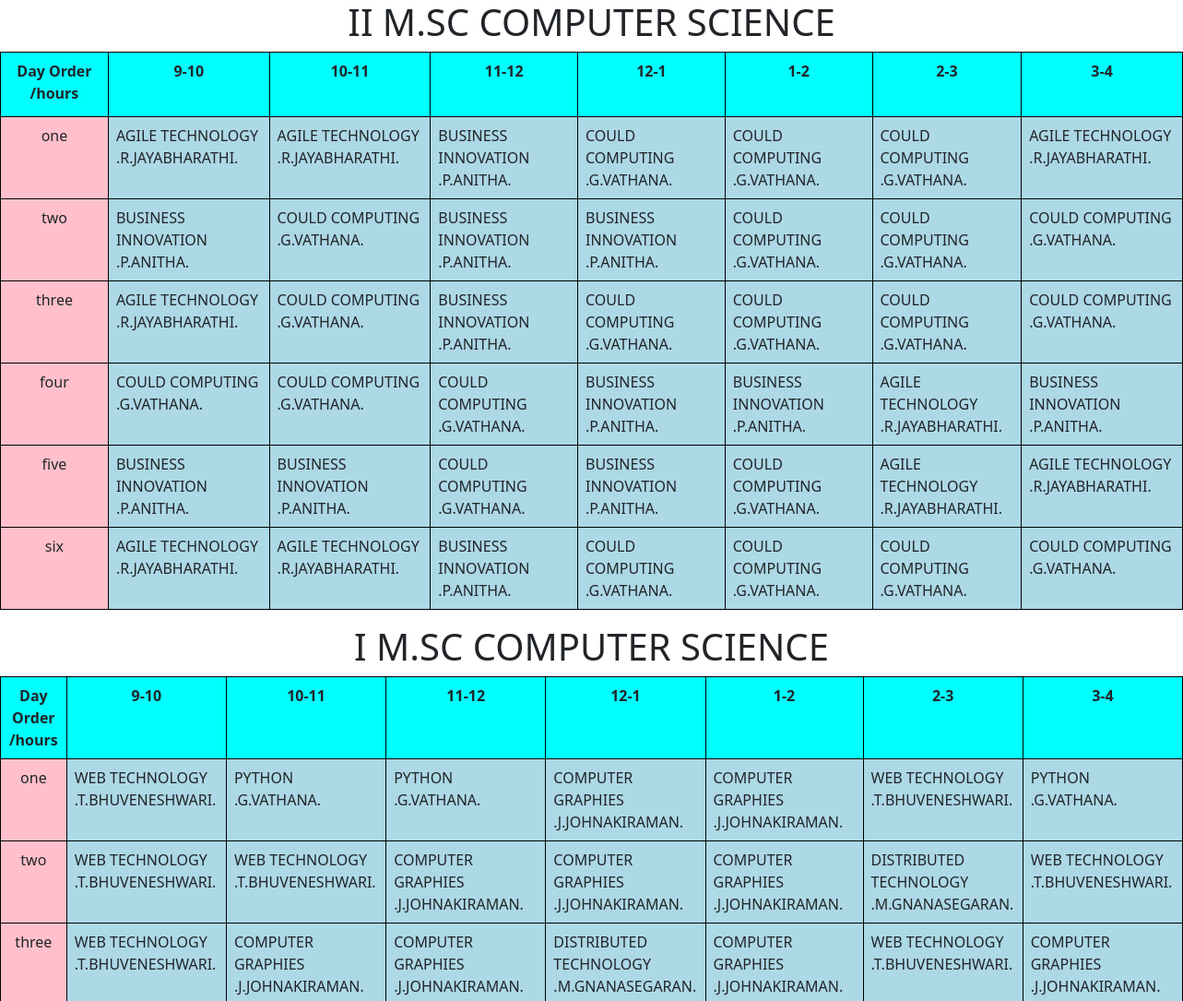
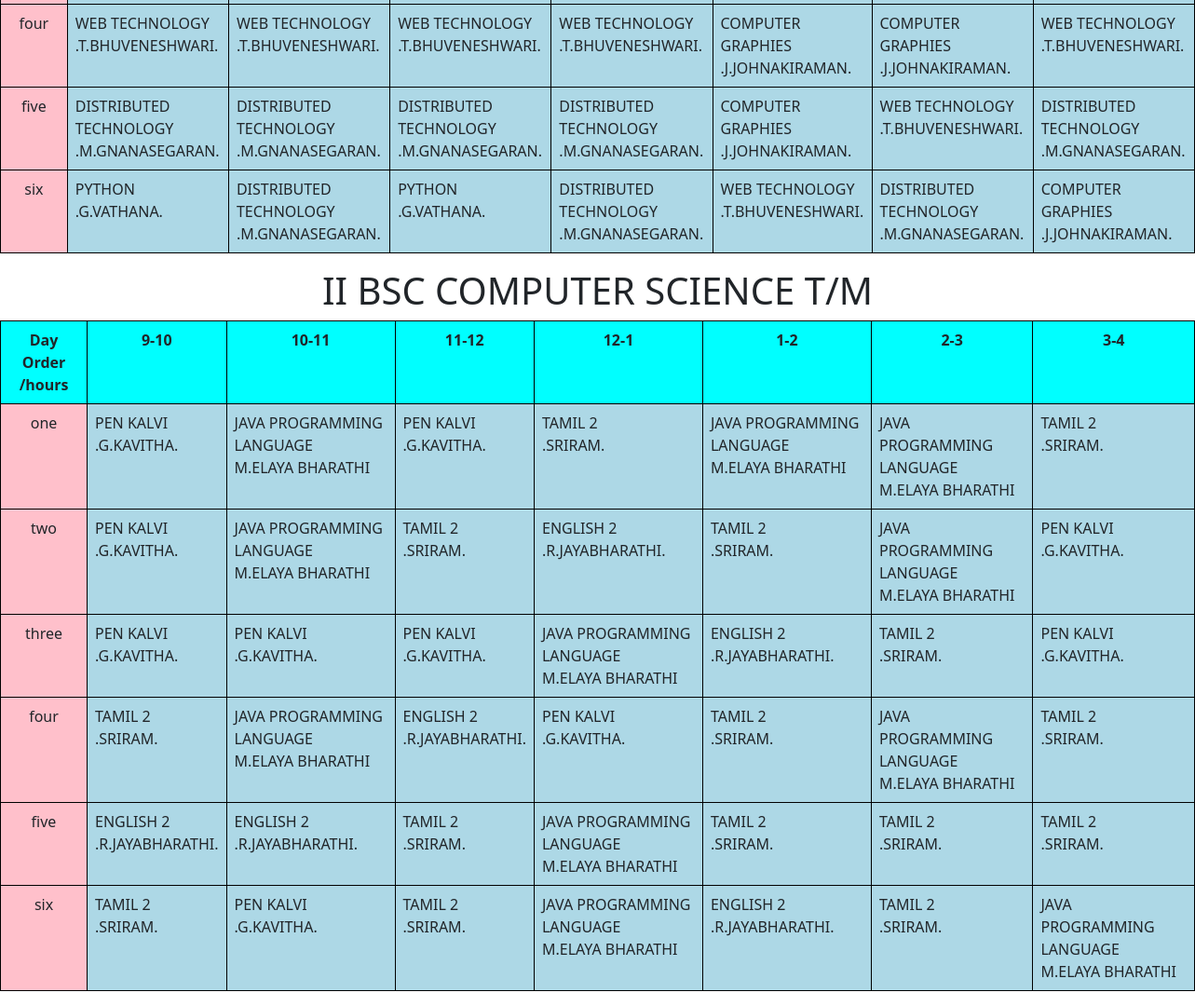
/admin/test.php, run on the app's committed database (2 pictures, top to bottom).
### tables this page shows
CREATE TABLE `hours` (
  `id` int(30) NOT NULL,
  `name` varchar(30) NOT NULL
);

CREATE TABLE `day_orders` (
  `id` int(30) NOT NULL,
  `name` varchar(30) NOT NULL
);

CREATE TABLE `time_table` (
  `id` int(30) NOT NULL,
  `day_order` varchar(30) NOT NULL,
  `hours` varchar(30) NOT NULL,
  `class_id` int(30) NOT NULL,
  `class_name` varchar(30) NOT NULL,
  `class_alias` varchar(30) NOT NULL,
  `subject_id` int(30) NOT NULL,
  `subject_name` varchar(50) NOT NULL,
  `subject_alias` varchar(30) NOT NULL,
  `staff_id` int(30) NOT NULL,
  `staff_name` varchar(30) NOT NULL,
  `staff_alias` varchar(30) NOT NULL,
  `fixed` tinyint(1) DEFAULT NULL
);

CREATE TABLE `classes` (
  `id` int(30) NOT NULL,
  `name` varchar(50) NOT NULL,
  `alias` varchar(30) DEFAULT NULL
);

### admin/test.php (the view, shortened to what this page needs)
<?php require('../db.php');?>
<!DOCTYPE html>
<html lang="en">
<head>
    <link href="../bootstrap/css/bootstrap.css" rel="stylesheet">
    <link href="../assets/vendor/bootstrap-icons/bootstrap-icons.css" rel="stylesheet">
</head>
<body>
    <?php
     $retrieve_classes_query = mysqli_query($con,"select DISTINCT class_id from time_table");
     while($retrieve_classes_row = mysqli_fetch_array($retrieve_classes_query)){
      $retrieve_class_id = $retrieve_classes_row['class_id'];
      $retrieve_class_query = mysqli_query($con,"select * from classes where id='$retrieve_class_id'");
      $retrieve_class_row = mysqli_fetch_array($retrieve_class_query);
      $retrieve_class_name = $retrieve_class_row['name'];
?>
<center><h1><?php echo $retrieve_class_name?></h1></center>
<table class='table table-responsive table-bordered' style="border:1px solid black;">
     <tr style="background-color:aqua;height:70px;text-align:center;">
       <th>Day Order /hours</th>
      <?php
       $retrieve_hours_query = mysqli_query($con,"select * from hours");
      while($column = mysqli_fetch_array($retrieve_hours_query)){
        ?>
        <th><?php echo $column['name']?></th>
      <?php
      }
      ?>
     </tr>
     <?php
     $retrieve_day_order_query = mysqli_query($con,"select * from day_orders");
     while($row = mysqli_fetch_array($retrieve_day_order_query)){
      $row_day_order = $row['name'];
     ?>
     <tr style="height:50px;">
       <td style="background-color:pink;text-align:center"><?php echo $row_day_order?></td>
       <?php
       $retrieve_hours_query = mysqli_query($con,"select * from hours");
      while($column = mysqli_fetch_array($retrieve_hours_query)){
        $column_hours = $column['name'];
        $period_staff_query = mysqli_query($con,"select * from time_table where hours = '$column_hours' and day_order = '$row_day_order' and class_id = '$retrieve_class_id'");
        $period_staff = mysqli_fetch_array($period_staff_query);
        ?>
        <td style="background-color:lightblue;"><?php echo $period_staff['subject_name']."<br>".$period_staff['staff_name'];?></td>
      <?php
      }
      ?>
     </tr>
     <?php
     }
     ?>
  </table>
<?php
}
?>
 </body>
</html>

### data on the page
hours: name "9-10", time_table.subject_name "AGILE TECHNOLOGY", time_table.staff_name ".R.JAYABHARATHI.", time_table.subject_name "BUSINESS INNOVATION", time_table.staff_name ".P.ANITHA.", time_table.subject_name "COULD COMPUTING", time_table.staff_name ".G.VATHANA.", time_table.subject_name "WEB TECHNOLOGY", time_table.staff_name ".T.BHUVENESHWARI.", time_table.subject_name "DISTRIBUTED TECHNOLOGY", time_table.staff_name ".M.GNANASEGARAN.", time_table.subject_name "PYTHON", time_table.subject_name "PEN KALVI", time_table.staff_name ".G.KAVITHA.", time_table.subject_name "TAMIL 2", time_table.staff_name ".SRIRAM.", time_table.subject_name "ENGLISH 2"
hours: name "10-11", time_table.subject_name "AGILE TECHNOLOGY", time_table.staff_name ".R.JAYABHARATHI.", time_table.subject_name "COULD COMPUTING", time_table.staff_name ".G.VATHANA.", time_table.subject_name "BUSINESS INNOVATION", time_table.staff_name ".P.ANITHA.", time_table.subject_name "PYTHON", time_table.subject_name "WEB TECHNOLOGY", time_table.staff_name ".T.BHUVENESHWARI.", time_table.subject_name "COMPUTER GRAPHIES", time_table.staff_name ".J.JOHNAKIRAMAN.", time_table.subject_name "DISTRIBUTED TECHNOLOGY", time_table.staff_name ".M.GNANASEGARAN.", time_table.subject_name "JAVA PROGRAMMING LANGUAGE", time_table.staff_name "M.ELAYA BHARATHI", time_table.subject_name "PEN KALVI", time_table.staff_name ".G.KAVITHA.", time_table.subject_name "ENGLISH 2"
hours: name "11-12", time_table.subject_name "BUSINESS INNOVATION", time_table.staff_name ".P.ANITHA.", time_table.subject_name "COULD COMPUTING", time_table.staff_name ".G.VATHANA.", time_table.subject_name "PYTHON", time_table.subject_name "COMPUTER GRAPHIES", time_table.staff_name ".J.JOHNAKIRAMAN.", time_table.subject_name "WEB TECHNOLOGY", time_table.staff_name ".T.BHUVENESHWARI.", time_table.subject_name "DISTRIBUTED TECHNOLOGY", time_table.staff_name ".M.GNANASEGARAN.", time_table.subject_name "PEN KALVI", time_table.staff_name ".G.KAVITHA.", time_table.subject_name "TAMIL 2", time_table.staff_name ".SRIRAM.", time_table.subject_name "ENGLISH 2", time_table.staff_name ".R.JAYABHARATHI."
hours: name "12-1", time_table.subject_name "COULD COMPUTING", time_table.staff_name ".G.VATHANA.", time_table.subject_name "BUSINESS INNOVATION", time_table.staff_name ".P.ANITHA.", time_table.subject_name "COMPUTER GRAPHIES", time_table.staff_name ".J.JOHNAKIRAMAN.", time_table.subject_name "DISTRIBUTED TECHNOLOGY", time_table.staff_name ".M.GNANASEGARAN.", time_table.subject_name "WEB TECHNOLOGY", time_table.staff_name ".T.BHUVENESHWARI.", time_table.subject_name "TAMIL 2", time_table.staff_name ".SRIRAM.", time_table.subject_name "ENGLISH 2", time_table.staff_name ".R.JAYABHARATHI.", time_table.subject_name "JAVA PROGRAMMING LANGUAGE", time_table.staff_name "M.ELAYA BHARATHI", time_table.subject_name "PEN KALVI", time_table.staff_name ".G.KAVITHA."
hours: name "1-2", time_table.subject_name "COULD COMPUTING", time_table.staff_name ".G.VATHANA.", time_table.subject_name "BUSINESS INNOVATION", time_table.staff_name ".P.ANITHA.", time_table.subject_name "COMPUTER GRAPHIES", time_table.staff_name ".J.JOHNAKIRAMAN.", time_table.subject_name "WEB TECHNOLOGY", time_table.staff_name ".T.BHUVENESHWARI.", time_table.subject_name "JAVA PROGRAMMING LANGUAGE", time_table.staff_name "M.ELAYA BHARATHI", time_table.subject_name "TAMIL 2", time_table.staff_name ".SRIRAM.", time_table.subject_name "ENGLISH 2", time_table.staff_name ".R.JAYABHARATHI."
hours: name "2-3", time_table.subject_name "COULD COMPUTING", time_table.staff_name ".G.VATHANA.", time_table.subject_name "AGILE TECHNOLOGY", time_table.staff_name ".R.JAYABHARATHI.", time_table.subject_name "WEB TECHNOLOGY", time_table.staff_name ".T.BHUVENESHWARI.", time_table.subject_name "DISTRIBUTED TECHNOLOGY", time_table.staff_name ".M.GNANASEGARAN.", time_table.subject_name "COMPUTER GRAPHIES", time_table.staff_name ".J.JOHNAKIRAMAN.", time_table.subject_name "JAVA PROGRAMMING LANGUAGE", time_table.staff_name "M.ELAYA BHARATHI", time_table.subject_name "TAMIL 2", time_table.staff_name ".SRIRAM."
hours: name "3-4", time_table.subject_name "AGILE TECHNOLOGY", time_table.staff_name ".R.JAYABHARATHI.", time_table.subject_name "COULD COMPUTING", time_table.staff_name ".G.VATHANA.", time_table.subject_name "BUSINESS INNOVATION", time_table.staff_name ".P.ANITHA.", time_table.subject_name "PYTHON", time_table.subject_name "WEB TECHNOLOGY", time_table.staff_name ".T.BHUVENESHWARI.", time_table.subject_name "COMPUTER GRAPHIES", time_table.staff_name ".J.JOHNAKIRAMAN.", time_table.subject_name "DISTRIBUTED TECHNOLOGY", time_table.staff_name ".M.GNANASEGARAN.", time_table.subject_name "TAMIL 2", time_table.staff_name ".SRIRAM.", time_table.subject_name "PEN KALVI", time_table.staff_name ".G.KAVITHA.", time_table.subject_name "JAVA PROGRAMMING LANGUAGE", time_table.staff_name "M.ELAYA BHARATHI"
day_orders: name "one"
day_orders: name "two"
day_orders: name "three"
day_orders: name "four"
day_orders: name "five"
day_orders: name "six"
classes: name "I M.SC COMPUTER SCIENCE"
classes: name "II BSC COMPUTER SCIENCE T/M"
